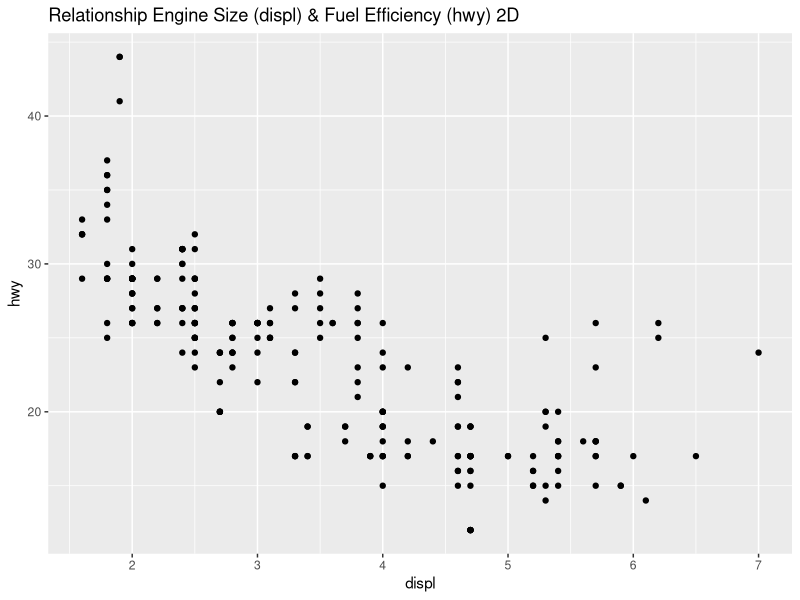
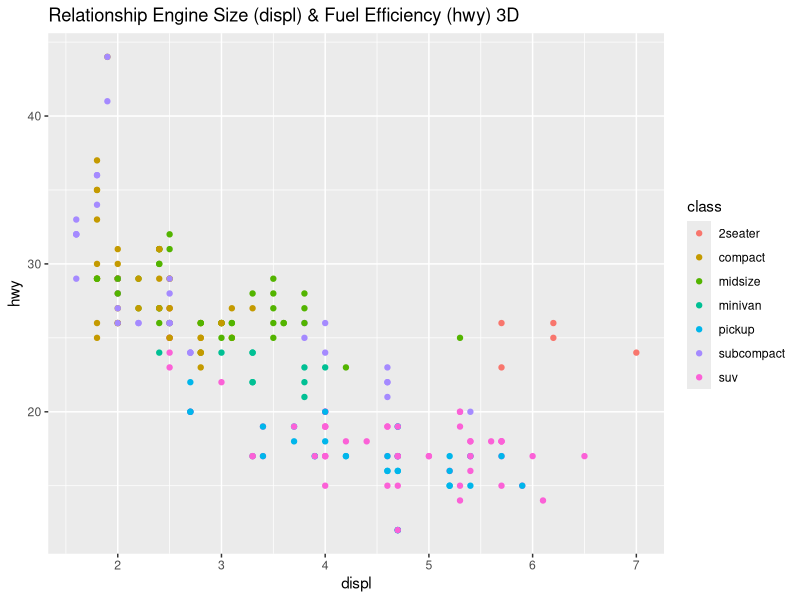
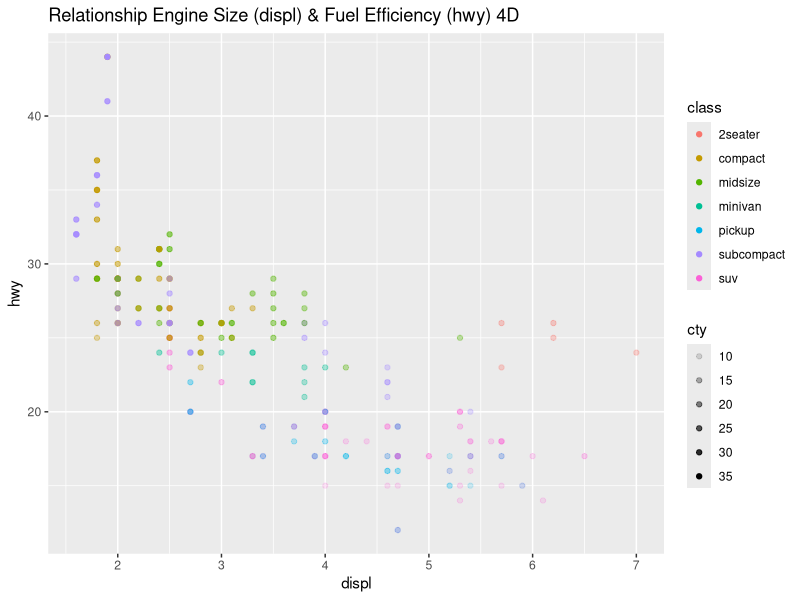
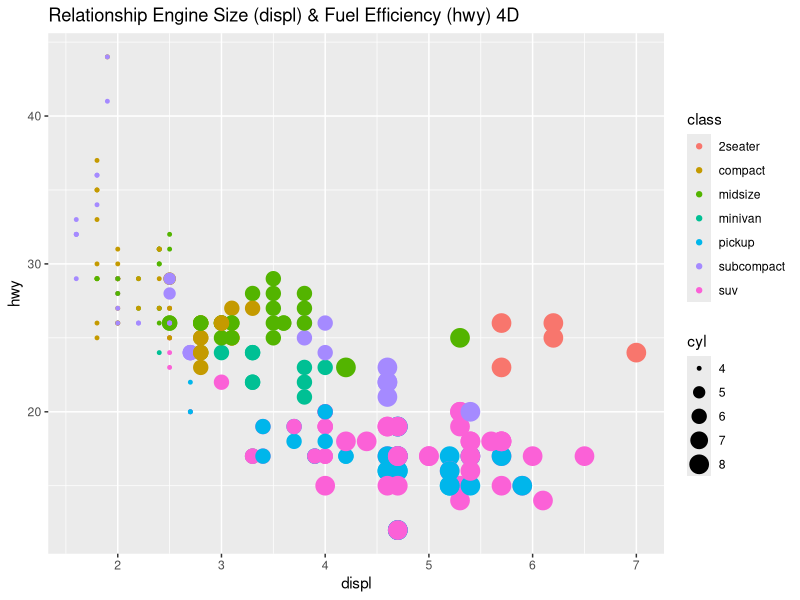
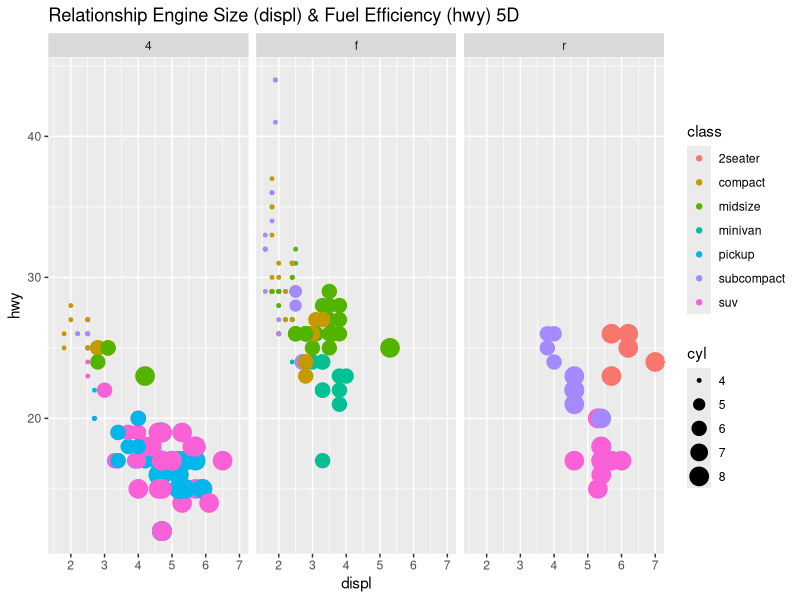
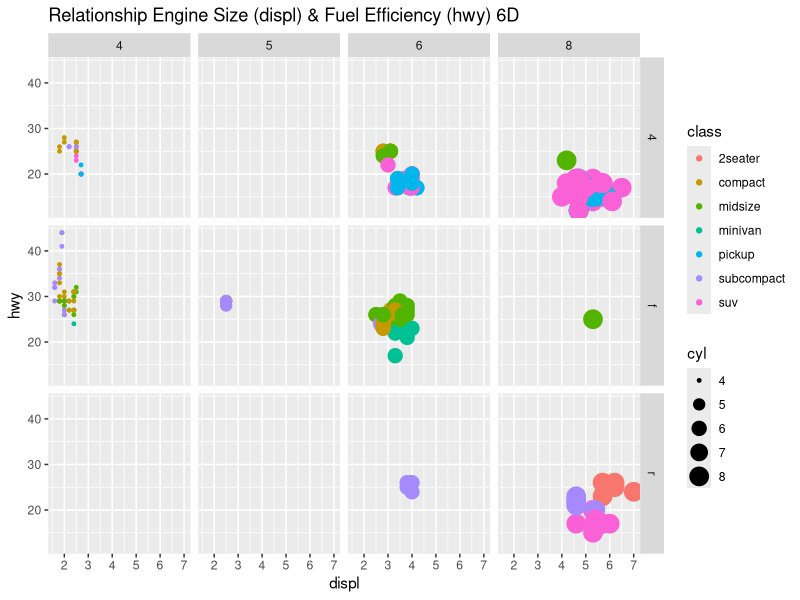
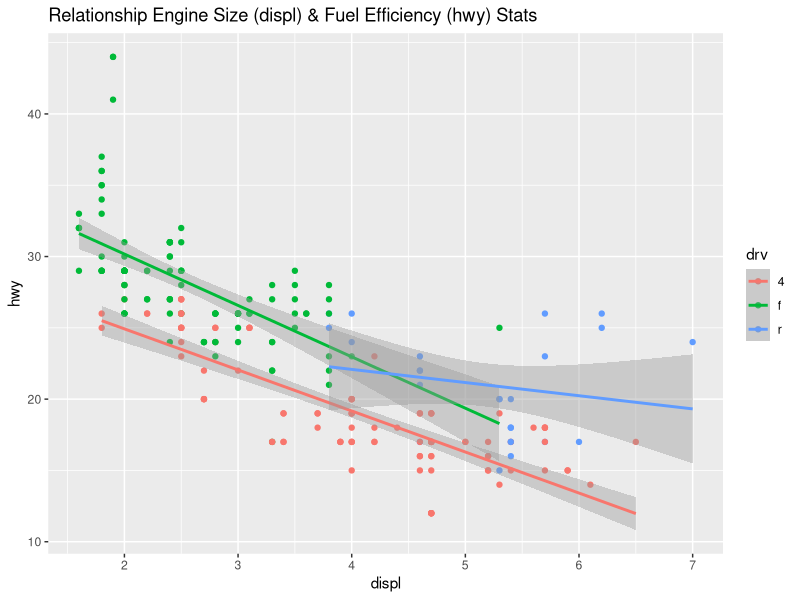

Write R code to recreate these figures, in order.
## ---- chunk 1
library(tidyverse)
mpg
## ---- chunk 2
ggplot(data=mpg) + 
  geom_point(mapping=aes(x=displ, y=hwy)) +
  ggtitle('Relationship Engine Size (displ) & Fuel Efficiency (hwy) 2D')
## ---- chunk 3
ggplot(data=mpg) + 
  geom_point(mapping=aes(x=displ, y=hwy, color=class)) +
  ggtitle('Relationship Engine Size (displ) & Fuel Efficiency (hwy) 3D')
## ---- chunk 4
ggplot(data=mpg) + 
  geom_point(mapping=aes(x=displ, y=hwy, color=class, alpha=cty)) +
  ggtitle('Relationship Engine Size (displ) & Fuel Efficiency (hwy) 4D')
## ---- chunk 5
ggplot(data=mpg) + 
  geom_point(mapping=aes(x=displ, y=hwy, color=class, size=cyl)) +
  ggtitle('Relationship Engine Size (displ) & Fuel Efficiency (hwy) 4D')
## ---- chunk 6
ggplot(data=mpg) + 
  geom_point(mapping=aes(x=displ, y=hwy, color=class, size=cyl)) +
  facet_wrap(~drv) +
  ggtitle('Relationship Engine Size (displ) & Fuel Efficiency (hwy) 5D')
## ---- chunk 7
ggplot(data=mpg) + 
  geom_point(mapping=aes(x=displ, y=hwy, color=class, size=cyl)) +
  facet_grid(drv~cyl) +
  ggtitle('Relationship Engine Size (displ) & Fuel Efficiency (hwy) 6D')
## ---- chunk 8
ggplot(data=mpg, mapping=aes(x=displ, y=hwy, color=drv)) + 
  geom_point() +
  stat_smooth(method='lm') +
  ggtitle('Relationship Engine Size (displ) & Fuel Efficiency (hwy) Stats')
